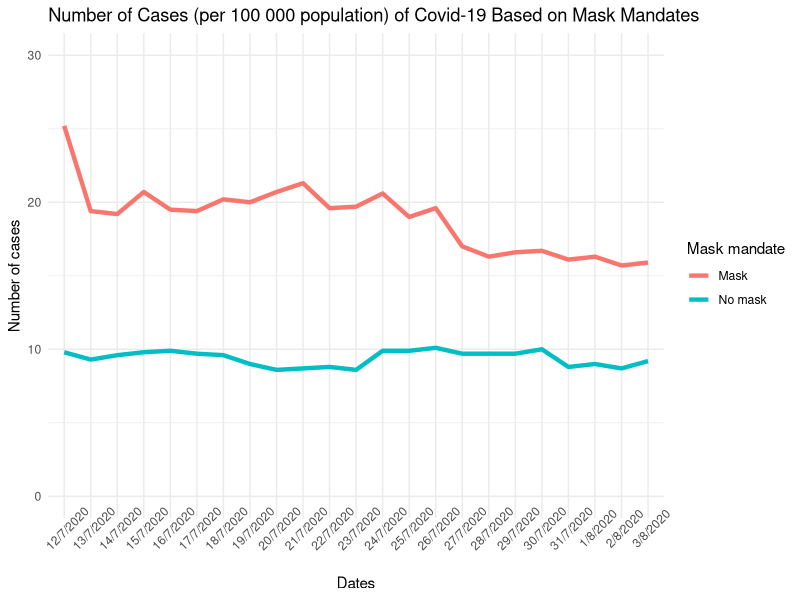
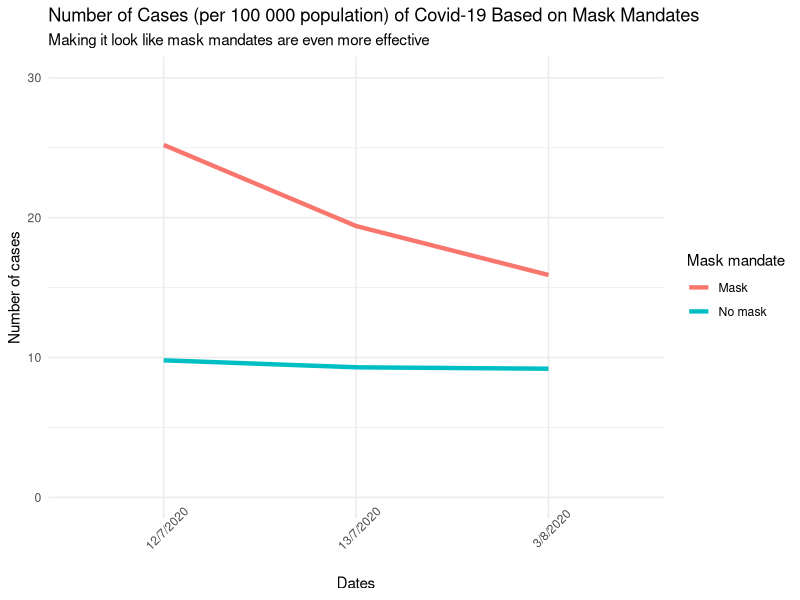
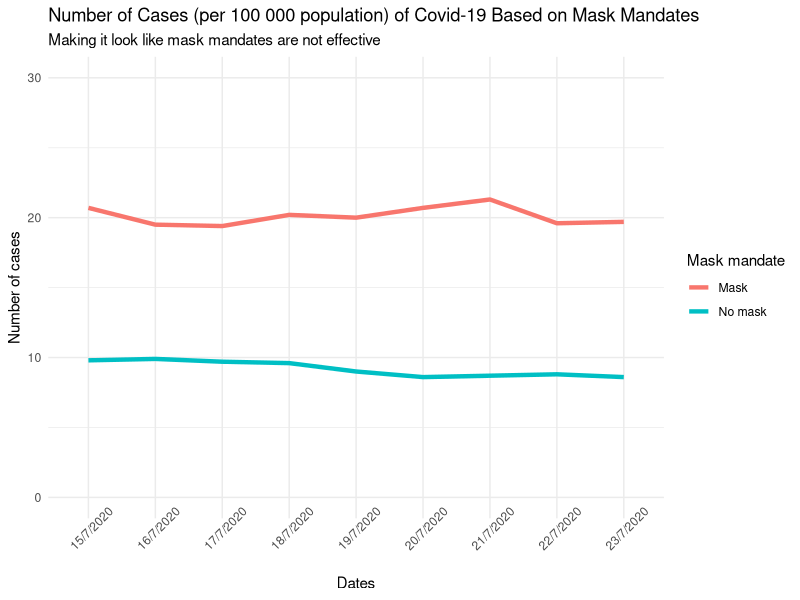
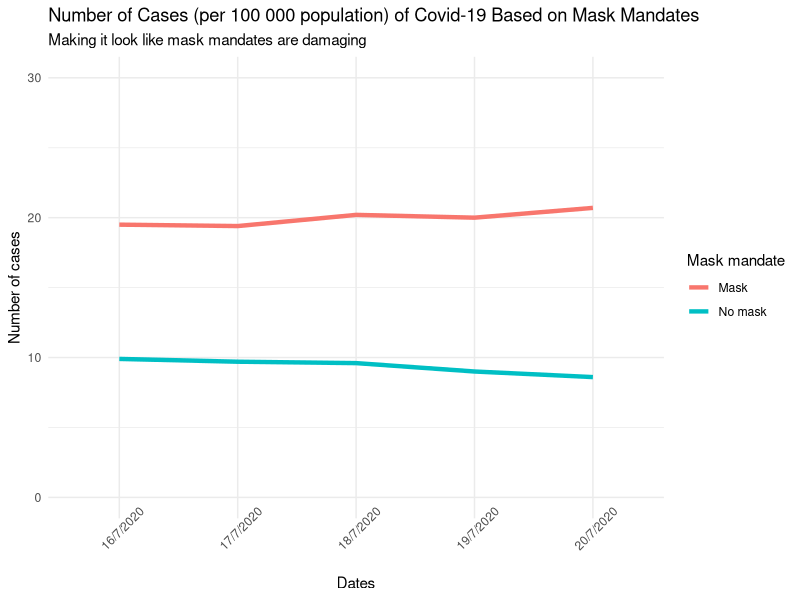
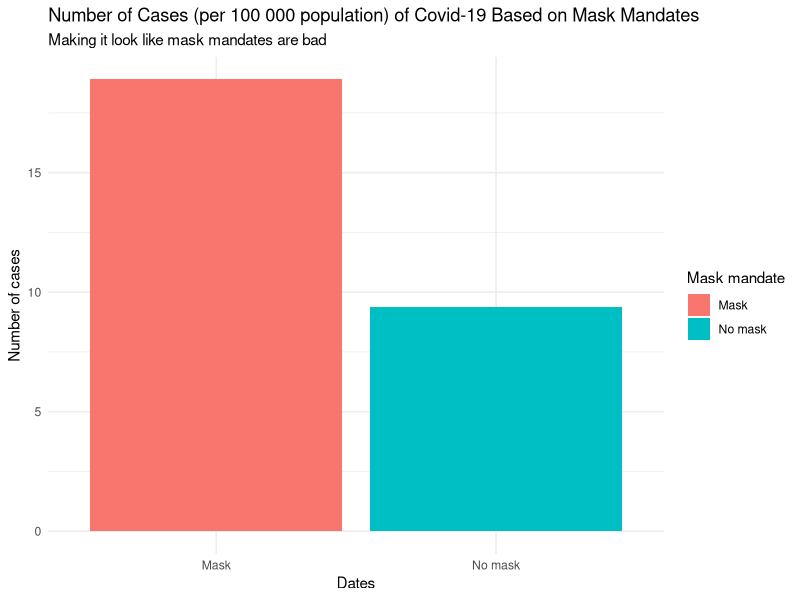
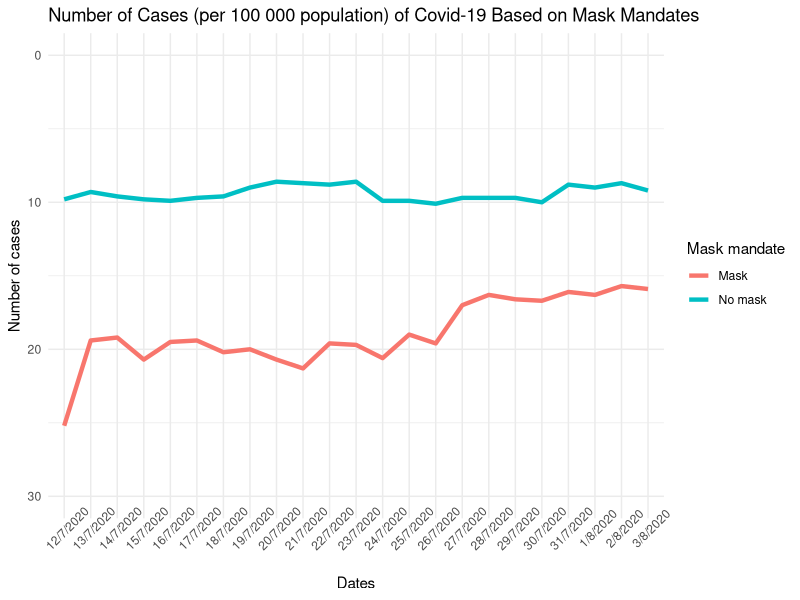

Write R code to recreate these figures, in order.
## ---- chunk 1
library(tidyverse) 
## ---- chunk 2
df <- tribble(
  ~mask, ~cases, ~date,
  "mask", 25.2, "12/7/2020",
  "mask", 19.4, "13/7/2020",
  "mask", 19.2, "14/7/2020",
  "mask", 20.7, "15/7/2020",
  "mask", 19.5, "16/7/2020",
  "mask", 19.4, "17/7/2020",
  "mask", 20.2, "18/7/2020",
  "mask", 20.0, "19/7/2020",
  "mask", 20.7, "20/7/2020",
  "mask", 21.3, "21/7/2020",
  "mask", 19.6, "22/7/2020",
  "mask", 19.7, "23/7/2020",
  "mask", 20.6, "24/7/2020",
  "mask", 19.0, "25/7/2020",
  "mask", 19.6, "26/7/2020",
  "mask", 17.0, "27/7/2020",
  "mask", 16.3, "28/7/2020",
  "mask", 16.6, "29/7/2020",
  "mask", 16.7, "30/7/2020",
  "mask", 16.1, "31/7/2020",
  "mask", 16.3, "1/8/2020",
  "mask", 15.7, "2/8/2020",
  "mask", 15.9, "3/8/2020",
  "no mask", 9.8, "12/7/2020",
  "no mask", 9.3, "13/7/2020",
  "no mask", 9.6, "14/7/2020",
  "no mask", 9.8, "15/7/2020",
  "no mask", 9.9, "16/7/2020",
  "no mask", 9.7, "17/7/2020",
  "no mask", 9.6, "18/7/2020",
  "no mask", 9.0, "19/7/2020",
  "no mask", 8.6, "20/7/2020",
  "no mask", 8.7, "21/7/2020",
  "no mask", 8.8, "22/7/2020",
  "no mask", 8.6, "23/7/2020",
  "no mask", 9.9, "24/7/2020",
  "no mask", 9.9, "25/7/2020",
  "no mask", 10.1, "26/7/2020",
  "no mask", 9.7, "27/7/2020",
  "no mask", 9.7, "28/7/2020",
  "no mask", 9.7, "29/7/2020",
  "no mask", 10.0, "30/7/2020",
  "no mask", 8.8, "31/7/2020",
  "no mask", 9.0, "1/8/2020",
  "no mask", 8.7, "2/8/2020",
  "no mask", 9.2, "3/8/2020"
)
## ---- chunk 3
df %>%
  mutate(mask = case_when(
    mask == "mask" ~ "Mask",
    mask == "no mask" ~ "No mask"
  )) %>%
  # The graph looks all weird (and misleading) because the dates aren't ordered correctly. Added arrange to change the order of the dates in the graph
  arrange(dmy(date)) %>%
  # The data kept being reorganized by ggplot automatically, so the fct_inorder() function from forcats tells ggplot to not reorder it
  ggplot(aes(x = fct_inorder(date), y = cases, group = mask, color = mask, group = 1)) +
  geom_line(linewidth = 1.5) +
  ylim(0, 30) +
  theme_minimal() +
  labs(
    title = "Number of Cases (per 100 000 population) of Covid-19 Based on Mask Mandates",
    x = "Dates",
    y = "Number of cases",
    color = "Mask mandate"
  ) +
  theme(axis.text.x = element_text(angle = 45))
## ---- chunk 4
df %>%
  mutate(mask = case_when(
    mask == "mask" ~ "Mask",
    mask == "no mask" ~ "No mask"
  )) %>%
  filter(date %in% c("12/7/2020", "13/7/2020", "3/8/2020")) %>%
  arrange(dmy(date)) %>%
  ggplot(aes(x = fct_inorder(date), y = cases, group = mask, color = mask, group = 1)) +
  geom_line(linewidth = 1.5) +
  ylim(0, 30) +
  theme_minimal() +
  labs(
    title = "Number of Cases (per 100 000 population) of Covid-19 Based on Mask Mandates",
    subtitle = "Making it look like mask mandates are even more effective",
    x = "Dates",
    y = "Number of cases",
    color = "Mask mandate"
  ) +
  theme(axis.text.x = element_text(angle = 45))
## ---- chunk 5
df %>%
  mutate(mask = case_when(
    mask == "mask" ~ "Mask",
    mask == "no mask" ~ "No mask"
  )) %>%
  filter(date %in% c("15/7/2020", "16/7/2020", "17/7/2020", "18/7/2020", "19/7/2020", "20/7/2020", "21/7/2020", "22/7/2020", "23/7/2020")) %>%
  arrange(dmy(date)) %>%
  ggplot(aes(x = fct_inorder(date), y = cases, group = mask, color = mask, group = 1)) +
  geom_line(linewidth = 1.5) +
  ylim(0, 30) +
  theme_minimal() +
  labs(
    title = "Number of Cases (per 100 000 population) of Covid-19 Based on Mask Mandates",
    subtitle = "Making it look like mask mandates are not effective",
    x = "Dates",
    y = "Number of cases",
    color = "Mask mandate"
  ) +
  theme(axis.text.x = element_text(angle = 45))
## ---- chunk 6
df %>%
  mutate(mask = case_when(
    mask == "mask" ~ "Mask",
    mask == "no mask" ~ "No mask"
  )) %>%
  filter(date %in% c("16/7/2020", "17/7/2020", "18/7/2020", "19/7/2020", "20/7/2020")) %>%
  arrange(dmy(date)) %>%
  ggplot(aes(x = fct_inorder(date), y = cases, group = mask, color = mask, group = 1)) +
  geom_line(linewidth = 1.5) +
  ylim(0, 30) +
  theme_minimal() +
  labs(
    title = "Number of Cases (per 100 000 population) of Covid-19 Based on Mask Mandates",
    subtitle = "Making it look like mask mandates are damaging",
    x = "Dates",
    y = "Number of cases",
    color = "Mask mandate"
  ) +
  theme(axis.text.x = element_text(angle = 45))
## ---- chunk 7
df %>%
  mutate(mask = case_when(
    mask == "mask" ~ "Mask",
    mask == "no mask" ~ "No mask"
  )) %>%
  ggplot(aes(x = mask, y = cases, fill = mask)) +
  geom_bar(stat = 'summary', fun = "mean") +
  theme_minimal() +
  labs(
    title = "Number of Cases (per 100 000 population) of Covid-19 Based on Mask Mandates",
    subtitle = "Making it look like mask mandates are bad",
    x = "Dates",
    y = "Number of cases",
    fill = "Mask mandate"
  )
## ---- chunk 8
df %>%
  mutate(mask = case_when(
    mask == "mask" ~ "Mask",
    mask == "no mask" ~ "No mask"
  )) %>%
  # The graph looks all weird (and misleading) because the dates aren't ordered correctly. Added arrange to change the order of the dates in the graph
  arrange(dmy(date)) %>%
  # The data kept being reorganized by ggplot automatically, so the fct_inorder() function from forcats tells ggplot to not reorder it
  ggplot(aes(x = fct_inorder(date), y = cases, group = mask, color = mask, group = 1)) +
  geom_line(linewidth = 1.5) +
  scale_y_reverse(limits = c(30, 0)) +
  theme_minimal() +
  labs(
    title = "Number of Cases (per 100 000 population) of Covid-19 Based on Mask Mandates",
    x = "Dates",
    y = "Number of cases",
    color = "Mask mandate"
  ) +
  theme(axis.text.x = element_text(angle = 45))
